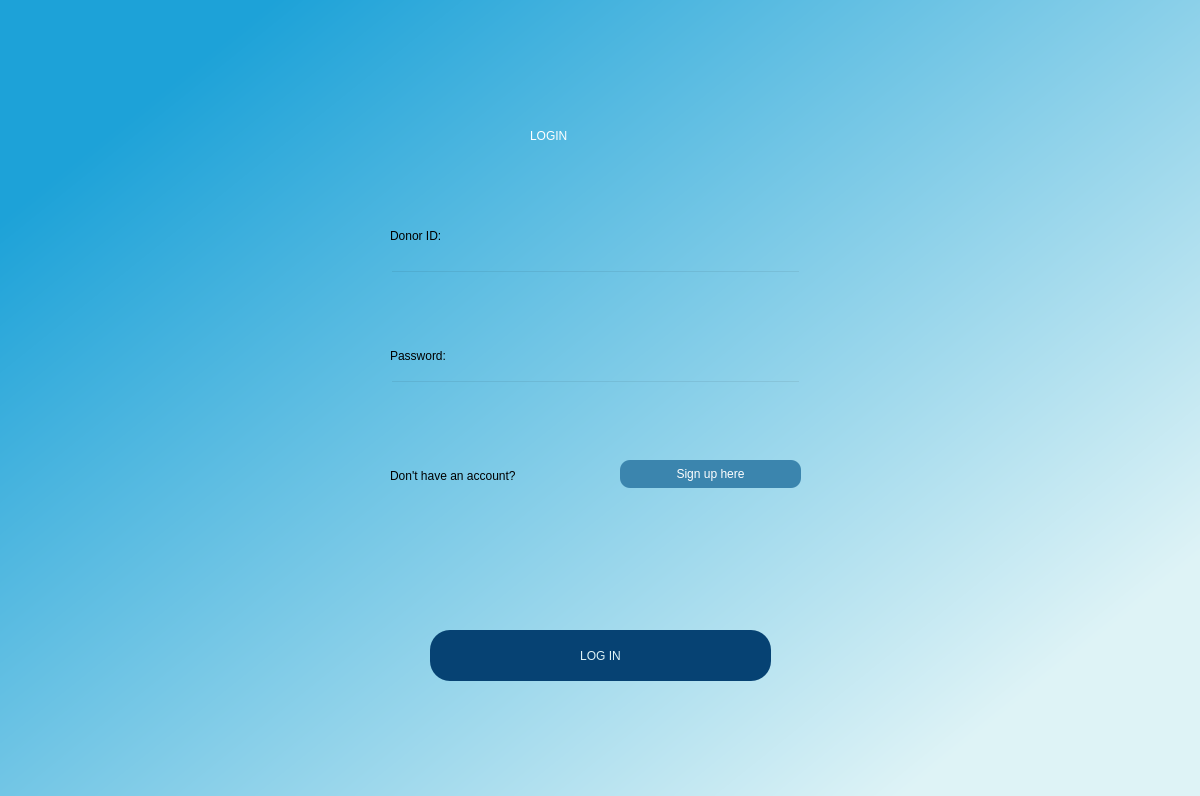
<?xml version="1.0" encoding="UTF-8"?>
<ui version="4.0">
 <class>Dialog</class>
 <widget class="QDialog" name="Dialog">
  <property name="geometry">
   <rect>
    <x>0</x>
    <y>0</y>
    <width>1200</width>
    <height>796</height>
   </rect>
  </property>
  <property name="windowTitle">
   <string>Dialog</string>
  </property>
  <widget class="QWidget" name="bgwidget" native="true">
   <property name="geometry">
    <rect>
     <x>0</x>
     <y>0</y>
     <width>1211</width>
     <height>801</height>
    </rect>
   </property>
   <property name="styleSheet">
    <string notr="true">QWidget#bgwidget{
background-color:qlineargradient(spread:pad, x1:0.096, y1:0.158955, x2:0.893389, y2:0.813, stop:0 rgba(29, 162, 216, 255), stop:1 rgba(222, 243, 246, 255));}</string>
   </property>
   <widget class="QLabel" name="label">
    <property name="geometry">
     <rect>
      <x>530</x>
      <y>90</y>
      <width>141</width>
      <height>91</height>
     </rect>
    </property>
    <property name="styleSheet">
     <string notr="true">font: 28pt &quot;MS Shell Dlg 2&quot;;color:white;</string>
    </property>
    <property name="text">
     <string>LOGIN</string>
    </property>
   </widget>
   <widget class="QLabel" name="label_2">
    <property name="geometry">
     <rect>
      <x>390</x>
      <y>210</y>
      <width>111</width>
      <height>51</height>
     </rect>
    </property>
    <property name="styleSheet">
     <string notr="true">font: 20pt &quot;MS Shell Dlg 2&quot;;
font: 14pt &quot;MS Shell Dlg 2&quot;;</string>
    </property>
    <property name="text">
     <string>Donor ID:</string>
    </property>
   </widget>
   <widget class="QPushButton" name="donorauthenticate">
    <property name="geometry">
     <rect>
      <x>430</x>
      <y>630</y>
      <width>341</width>
      <height>51</height>
     </rect>
    </property>
    <property name="styleSheet">
     <string notr="true">border-radius:20px;
background-color:#064273;
font: 16pt &quot;MS Shell Dlg 2&quot;;color:#def3f6;</string>
    </property>
    <property name="text">
     <string>LOG IN</string>
    </property>
   </widget>
   <widget class="QLabel" name="label_3">
    <property name="geometry">
     <rect>
      <x>390</x>
      <y>330</y>
      <width>101</width>
      <height>51</height>
     </rect>
    </property>
    <property name="styleSheet">
     <string notr="true">font: 20pt &quot;MS Shell Dlg 2&quot;;
font: 14pt &quot;MS Shell Dlg 2&quot;;</string>
    </property>
    <property name="text">
     <string>Password:</string>
    </property>
   </widget>
   <widget class="QLineEdit" name="donoridfield">
    <property name="geometry">
     <rect>
      <x>390</x>
      <y>270</y>
      <width>411</width>
      <height>51</height>
     </rect>
    </property>
    <property name="styleSheet">
     <string notr="true">background-color:rgba(0,0,0,0);
font: 12pt &quot;MS Shell Dlg 2&quot;;</string>
    </property>
   </widget>
   <widget class="QLineEdit" name="donorpasswordfield">
    <property name="geometry">
     <rect>
      <x>390</x>
      <y>380</y>
      <width>411</width>
      <height>51</height>
     </rect>
    </property>
    <property name="styleSheet">
     <string notr="true">background-color:rgba(0,0,0,0);
font: 12pt &quot;MS Shell Dlg 2&quot;;
</string>
    </property>
   </widget>
   <widget class="QLabel" name="errormsg">
    <property name="geometry">
     <rect>
      <x>390</x>
      <y>520</y>
      <width>421</width>
      <height>31</height>
     </rect>
    </property>
    <property name="styleSheet">
     <string notr="true">font: 12pt &quot;MS Shell Dlg 2&quot;;color: red;</string>
    </property>
    <property name="text">
     <string/>
    </property>
   </widget>
   <widget class="QLabel" name="label_4">
    <property name="geometry">
     <rect>
      <x>390</x>
      <y>460</y>
      <width>211</width>
      <height>31</height>
     </rect>
    </property>
    <property name="styleSheet">
     <string notr="true">font: 12pt &quot;MS Shell Dlg 2&quot;;</string>
    </property>
    <property name="text">
     <string>Don't have an account?</string>
    </property>
   </widget>
   <widget class="QPushButton" name="signupredirect">
    <property name="geometry">
     <rect>
      <x>620</x>
      <y>460</y>
      <width>181</width>
      <height>28</height>
     </rect>
    </property>
    <property name="styleSheet">
     <string notr="true">border-radius:10px;
background-color:	#3b85ae;
font: 10pt &quot;MS Shell Dlg 2&quot;;color:white;

</string>
    </property>
    <property name="text">
     <string>Sign up here</string>
    </property>
   </widget>
  </widget>
 </widget>
 <resources/>
 <connections/>
</ui>
